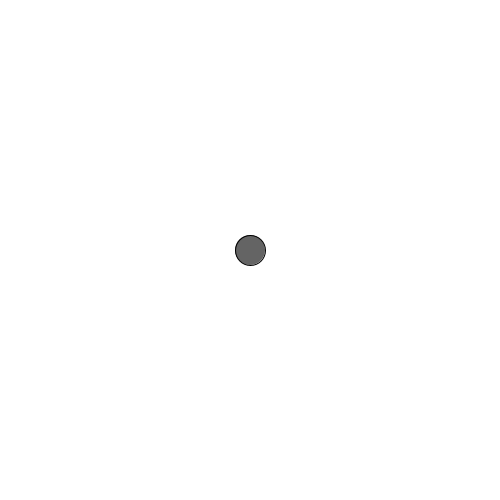
Frame 1 (no input)
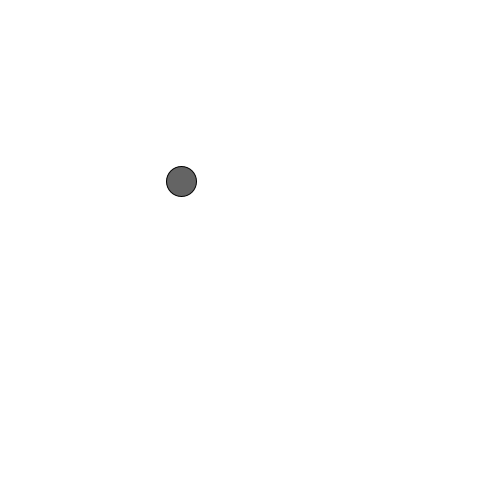
Frame 60 (the mouse pressed at the canvas centre just before this capture)
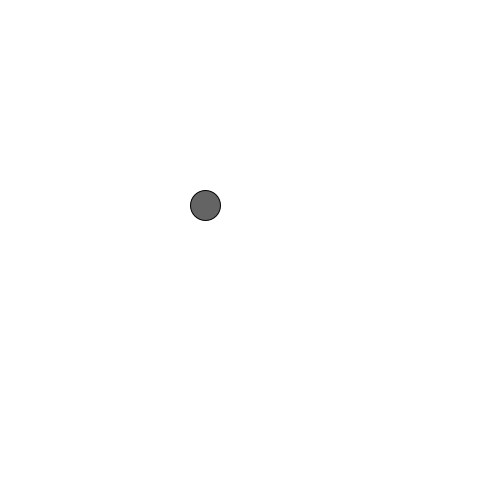
Frame 120 (the mouse held since frame 60 and released just before this capture)

The Processing sketch that drew these frames (run headless with seeded random() and noise(); from frame 60 on, the mouse is pressed at the canvas centre):

// Processing sketch: MHalpenny_Forceful
// ── MHalpenny_Forceful.pde
//MHalpenny Forceful alpha planning

Body dna;

void setup(){
  size(500, 500);
  background(255);

  dna = new Body();
  
}


void draw(){
  background(255);
  dna.update();
  //dna.edges();
  dna.display();

}



 
// ── Body.pde
class Body {
  
  PVector location;
  PVector velocity;
  PVector acceleration;
  
  Body(){
    
    location = new PVector(width/2, height/2);
    velocity = new PVector(0,0);
    acceleration = new PVector(0,0);
    
  }
  
void update(){ 
 location.add(velocity);
 velocity.add(acceleration);
 velocity.limit(2);
 
 PVector mouse = new PVector(mouseX, mouseY);
 //subtracts mouse vector from location to get the difference
 mouse.sub(location);
 //limit vector
 mouse.setMag(0.1);
 //assign mouse vector to acceleration
 acceleration = mouse;
}

void edges(){
  if (location.x > width) location.x = 0;
  if (location.x < 0) location.x = width;
  if (location.y > height) location.y = 0;
  if (location.y < 0) location.y = height;
  
}

void display(){
  
  ellipseMode(CENTER);
  fill(100);
  stroke(0);
  strokeWeight(1);
  ellipse(location.x, location.y, 30, 30); 
  
}
}
// ── Text.pde
class Text {
  
  PVector location;
  PVector velocity;
  PVector acceleration;
  //float mass = 1;
  public float x,y;
  int val;
  
  Text(){
    
    this.x = random(0, width);
    this.y = random(0, height);
    val = int(random(26)+1);
    
    location = new PVector(x, y);
    velocity = new PVector(0,0);
    acceleration = new PVector(0,0);
    
  }
  
  void display(){
    
    stroke(0);
    fill(0);
    textSize(14);
    
    if (val == 1){
      text("a", x, y);
    }else if (val == 2){
      text("b", x, y);
    }else if (val == 3){
      text("c", x, y);
    }else if (val == 4){
      text("d", x, y);
    }else if (val == 5){
      text("e", x, y);
    }else if (val == 6){
      text("f", x, y);
    }else if (val == 7){
      text("g", x, y);
    }else if (val == 8){
      text("h", x, y);
    }else if (val == 9){
      text("i", x, y);
    }else if (val == 10){
      text("j", x, y);
    }else if (val == 11){
      text("k", x, y);
    }else if (val == 12){
      text("l", x, y);
    }else if (val == 13){
      text("m", x, y);
    }else if (val == 14){
      text("n", x, y);
    }else if (val == 15){
      text("o", x, y);
    }else if (val == 16){
      text("p", x, y);
    }else if (val == 17){
      text("q", x, y);
    }else if (val == 18){
      text("r", x, y);
    }else if (val == 19){
      text("s", x, y);
    }else if (val == 20){
      text("t", x, y);
    }else if (val == 21){
      text("u", x, y);
    }else if (val == 22){
      text("v", x, y);
    }else if (val == 23){
      text("w", x, y);
    }else if (val == 24){
      text("x", x, y);
    }else if (val == 25){
      text("y", x, y);
    }else if (val == 26){
      text("z", x, y);
    }
  }
void orbit(){

 location.add(velocity);
 velocity.add(acceleration);
 velocity.limit(2);
 //refresh acc
 acceleration.mult(0);
 
 PVector mouse = new PVector(mouseX, mouseY);
 //subtracts mouse vector from location to get the difference
 mouse.sub(location);
 //limit vector
 mouse.setMag(0.1);
 //assign mouse vector to acceleration
 acceleration = mouse;
}
}
